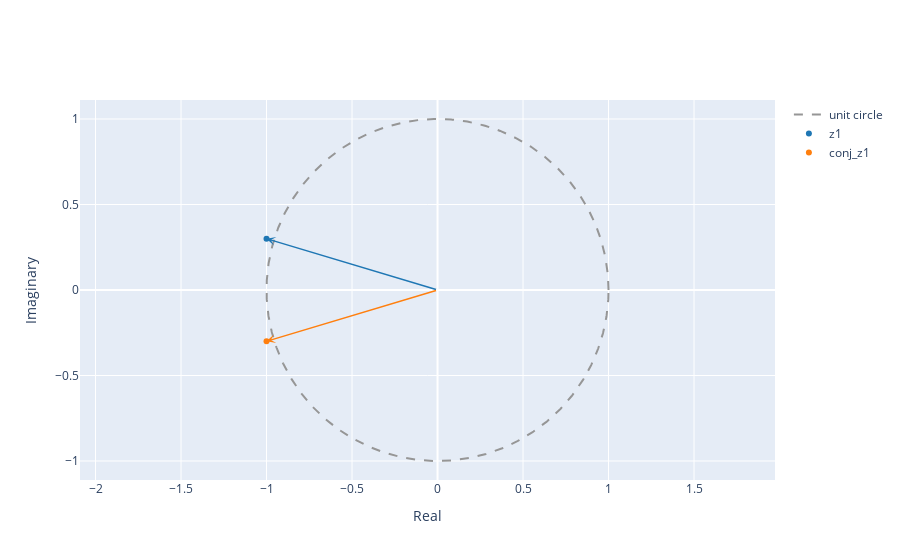
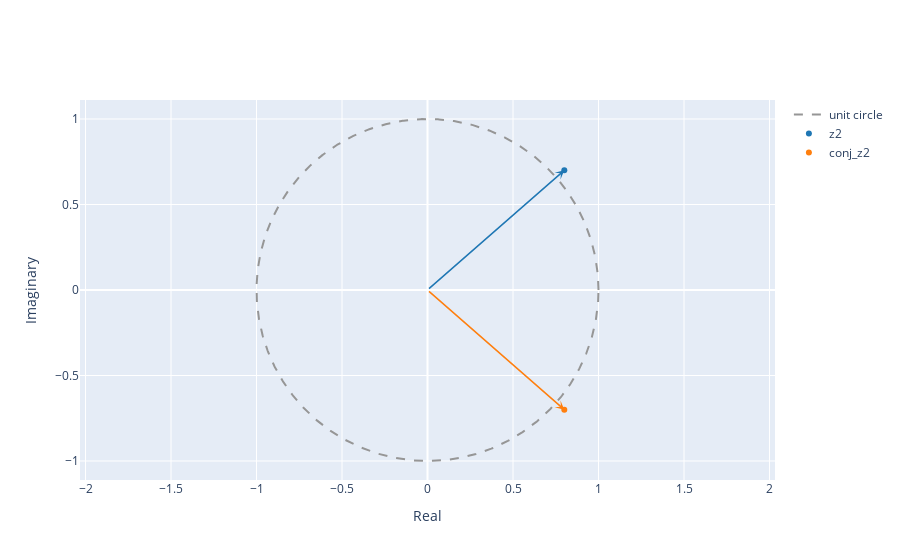
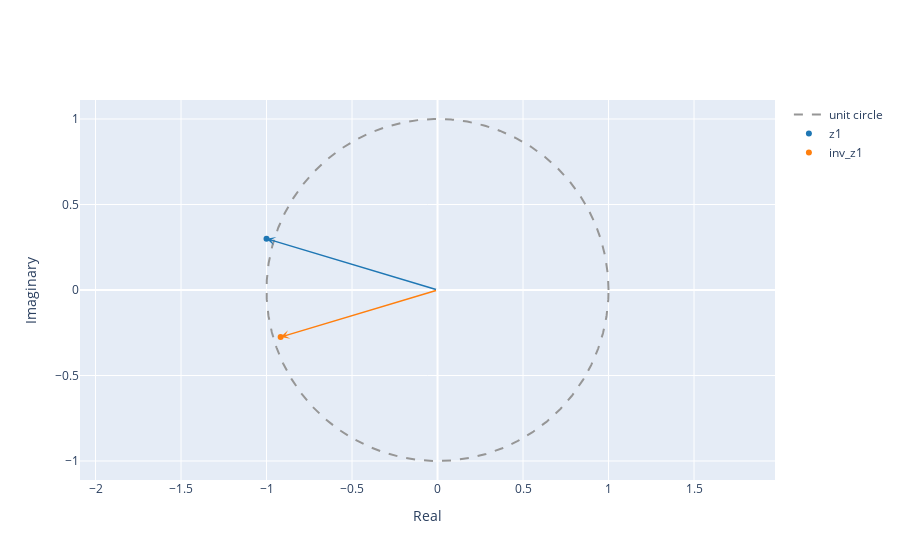
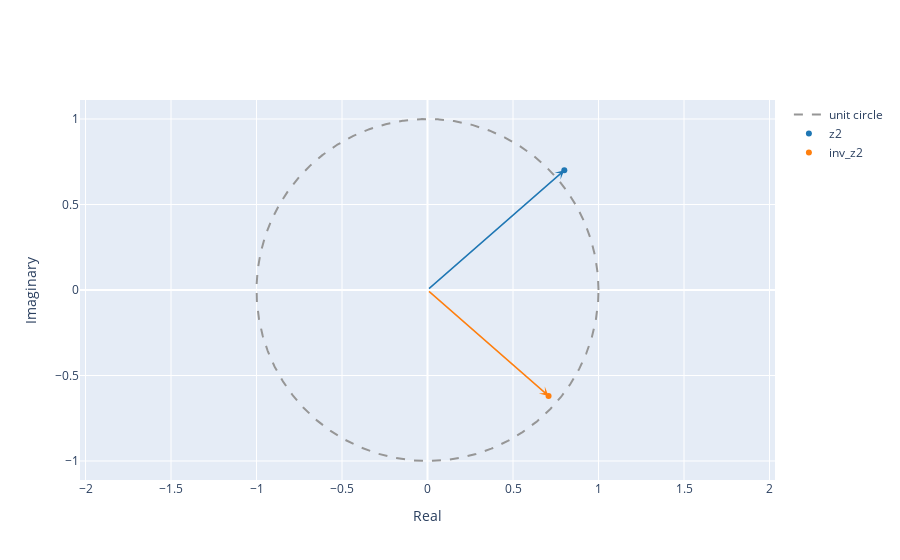

Notebook code cell kept with these figures, in order:
### Markdown cell above
1.2. Compute the conjugate z* and the inverse 1/z for both $z_1$ and $z_2$ and plot the results as vectors in the complex plane.

### Code cell
conj_z1 = np.conj(z1)
conj_z2 = np.conj(z2)
inv_z1 = 1/z1
inv_z2 = 1/z2

plot_complex([z1, conj_z1], name=['z1','conj_z1'])
plot_complex([z2, conj_z2], name=['z2', 'conj_z2'])

plot_complex([z1, inv_z1], name=['z1','inv_z1'])
plot_complex([z2, inv_z2], name=['z2', 'inv_z2'])

### Figure 1 — Plotly figure (JSON) as saved in the notebook; plotly's stock layout.template omitted (floating-point values rounded to 4 significant figures; data arrays with more than 128 entries replaced by an {"elided": "..."} marker saying what was removed)
{"data": [{"line": {"color": "rgb(150,150,150)", "dash": "dash", "shape": "linear"}, "mode": "lines", "name": "unit circle", "type": "scatter", "x": {"elided": "1000 float values"}, "y": {"elided": "1000 float values"}}, {"marker": {"color": "#1f77b4"}, "mode": "markers", "name": "z1", "type": "scatter", "x": [-1], "y": [0.3]}, {"marker": {"color": "#ff7f0e"}, "mode": "markers", "name": "conj_z1", "type": "scatter", "x": [-1], "y": [-0.3]}], "layout": {"annotations": [{"arrowcolor": "#1f77b4", "arrowhead": 3, "arrowwidth": 1.5, "ax": 0, "axref": "x", "ay": 0, "ayref": "y", "showarrow": true, "text": "", "x": -1, "y": 0.3}, {"arrowcolor": "#ff7f0e", "arrowhead": 3, "arrowwidth": 1.5, "ax": 0, "axref": "x", "ay": 0, "ayref": "y", "showarrow": true, "text": "", "x": -1, "y": -0.3}], "xaxis": {"title": {"text": "Real"}}, "yaxis": {"scaleanchor": "x", "scaleratio": 1, "title": {"text": "Imaginary"}}}}

### Figure 2 — Plotly figure (JSON) as saved in the notebook; plotly's stock layout.template omitted (floating-point values rounded to 4 significant figures; data arrays with more than 128 entries replaced by an {"elided": "..."} marker saying what was removed)
{"data": [{"line": {"color": "rgb(150,150,150)", "dash": "dash", "shape": "linear"}, "mode": "lines", "name": "unit circle", "type": "scatter", "x": {"elided": "1000 float values"}, "y": {"elided": "1000 float values"}}, {"marker": {"color": "#1f77b4"}, "mode": "markers", "name": "z2", "type": "scatter", "x": [0.8], "y": [0.7]}, {"marker": {"color": "#ff7f0e"}, "mode": "markers", "name": "conj_z2", "type": "scatter", "x": [0.8], "y": [-0.7]}], "layout": {"annotations": [{"arrowcolor": "#1f77b4", "arrowhead": 3, "arrowwidth": 1.5, "ax": 0, "axref": "x", "ay": 0, "ayref": "y", "showarrow": true, "text": "", "x": 0.8, "y": 0.7}, {"arrowcolor": "#ff7f0e", "arrowhead": 3, "arrowwidth": 1.5, "ax": 0, "axref": "x", "ay": 0, "ayref": "y", "showarrow": true, "text": "", "x": 0.8, "y": -0.7}], "xaxis": {"title": {"text": "Real"}}, "yaxis": {"scaleanchor": "x", "scaleratio": 1, "title": {"text": "Imaginary"}}}}

### Figure 3 — Plotly figure (JSON) as saved in the notebook; plotly's stock layout.template omitted (floating-point values rounded to 4 significant figures; data arrays with more than 128 entries replaced by an {"elided": "..."} marker saying what was removed)
{"data": [{"line": {"color": "rgb(150,150,150)", "dash": "dash", "shape": "linear"}, "mode": "lines", "name": "unit circle", "type": "scatter", "x": {"elided": "1000 float values"}, "y": {"elided": "1000 float values"}}, {"marker": {"color": "#1f77b4"}, "mode": "markers", "name": "z1", "type": "scatter", "x": [-1], "y": [0.3]}, {"marker": {"color": "#ff7f0e"}, "mode": "markers", "name": "inv_z1", "type": "scatter", "x": [-0.9174], "y": [-0.2752]}], "layout": {"annotations": [{"arrowcolor": "#1f77b4", "arrowhead": 3, "arrowwidth": 1.5, "ax": 0, "axref": "x", "ay": 0, "ayref": "y", "showarrow": true, "text": "", "x": -1, "y": 0.3}, {"arrowcolor": "#ff7f0e", "arrowhead": 3, "arrowwidth": 1.5, "ax": 0, "axref": "x", "ay": 0, "ayref": "y", "showarrow": true, "text": "", "x": -0.9174, "y": -0.2752}], "xaxis": {"title": {"text": "Real"}}, "yaxis": {"scaleanchor": "x", "scaleratio": 1, "title": {"text": "Imaginary"}}}}

### Figure 4 — Plotly figure (JSON) as saved in the notebook; plotly's stock layout.template omitted (floating-point values rounded to 4 significant figures; data arrays with more than 128 entries replaced by an {"elided": "..."} marker saying what was removed)
{"data": [{"line": {"color": "rgb(150,150,150)", "dash": "dash", "shape": "linear"}, "mode": "lines", "name": "unit circle", "type": "scatter", "x": {"elided": "1000 float values"}, "y": {"elided": "1000 float values"}}, {"marker": {"color": "#1f77b4"}, "mode": "markers", "name": "z2", "type": "scatter", "x": [0.8], "y": [0.7]}, {"marker": {"color": "#ff7f0e"}, "mode": "markers", "name": "inv_z2", "type": "scatter", "x": [0.708], "y": [-0.6195]}], "layout": {"annotations": [{"arrowcolor": "#1f77b4", "arrowhead": 3, "arrowwidth": 1.5, "ax": 0, "axref": "x", "ay": 0, "ayref": "y", "showarrow": true, "text": "", "x": 0.8, "y": 0.7}, {"arrowcolor": "#ff7f0e", "arrowhead": 3, "arrowwidth": 1.5, "ax": 0, "axref": "x", "ay": 0, "ayref": "y", "showarrow": true, "text": "", "x": 0.708, "y": -0.6195}], "xaxis": {"title": {"text": "Real"}}, "yaxis": {"scaleanchor": "x", "scaleratio": 1, "title": {"text": "Imaginary"}}}}
